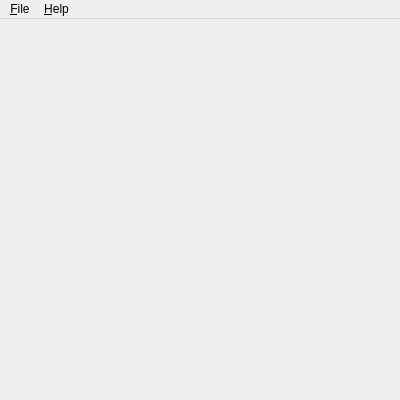
<?xml version="1.0" encoding="UTF-8"?>
<ui version="4.0">
 <class>MainWindow</class>
 <widget class="QMainWindow" name="MainWindow">
  <property name="geometry">
   <rect>
    <x>0</x>
    <y>0</y>
    <width>400</width>
    <height>400</height>
   </rect>
  </property>
  <property name="minimumSize">
   <size>
    <width>200</width>
    <height>200</height>
   </size>
  </property>
  <property name="windowTitle">
   <string>Tic Tac Toe</string>
  </property>
  <property name="windowIcon">
   <iconset resource="../TicTacToe.qrc">
    <normaloff>:/TicTacToe.ico</normaloff>:/TicTacToe.ico</iconset>
  </property>
  <widget class="QWidget" name="centralWidget">
   <layout class="QVBoxLayout" name="verticalLayout">
    <item>
     <widget class="Board" name="board" native="true"/>
    </item>
   </layout>
  </widget>
  <widget class="QMenuBar" name="menuBar">
   <property name="geometry">
    <rect>
     <x>0</x>
     <y>0</y>
     <width>400</width>
     <height>21</height>
    </rect>
   </property>
   <widget class="QMenu" name="fileMenu">
    <property name="title">
     <string>&amp;File</string>
    </property>
    <addaction name="newAction"/>
    <addaction name="actionSettings"/>
    <addaction name="separator"/>
    <addaction name="exitAction"/>
   </widget>
   <widget class="QMenu" name="helpMenu">
    <property name="title">
     <string>&amp;Help</string>
    </property>
    <addaction name="aboutAction"/>
   </widget>
   <addaction name="fileMenu"/>
   <addaction name="helpMenu"/>
  </widget>
  <action name="exitAction">
   <property name="text">
    <string>&amp;Exit</string>
   </property>
   <property name="toolTip">
    <string>Exit the program</string>
   </property>
   <property name="shortcut">
    <string>Ctrl+Q</string>
   </property>
  </action>
  <action name="aboutAction">
   <property name="text">
    <string>&amp;About</string>
   </property>
   <property name="toolTip">
    <string>About the program</string>
   </property>
  </action>
  <action name="newAction">
   <property name="text">
    <string>&amp;New game</string>
   </property>
   <property name="toolTip">
    <string>Start a new game</string>
   </property>
  </action>
  <action name="actionSettings">
   <property name="text">
    <string>Settings</string>
   </property>
  </action>
 </widget>
 <layoutdefault spacing="6" margin="11"/>
 <customwidgets>
  <customwidget>
   <class>Board</class>
   <extends>QWidget</extends>
   <header>Board.h</header>
   <container>1</container>
  </customwidget>
 </customwidgets>
 <resources>
  <include location="../TicTacToe.qrc"/>
 </resources>
 <connections/>
</ui>
